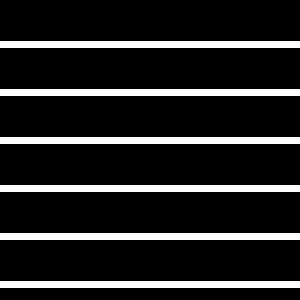
Frame 1 (no input)
Frame 60 (the mouse pressed at the canvas centre just before this capture): identical to frame 1, image omitted
Frame 120 (the mouse held since frame 60 and released just before this capture): identical to frame 1, image omitted

The Processing sketch that drew this single still picture (run headless with seeded random() and noise(); from frame 60 on, the mouse is pressed at the canvas centre):

// Processing sketch: processing_61227
// ── processing_61227.pde

void setup(){
  size(300,300);
}
void draw(){
  background(255);
  
  for(int i=0; i<width; i=i+30){
    for(int j=0;j<height; j=j+48){
      
      fill(0);
      
      rect(i,j,30,40);
    }
  }
}
